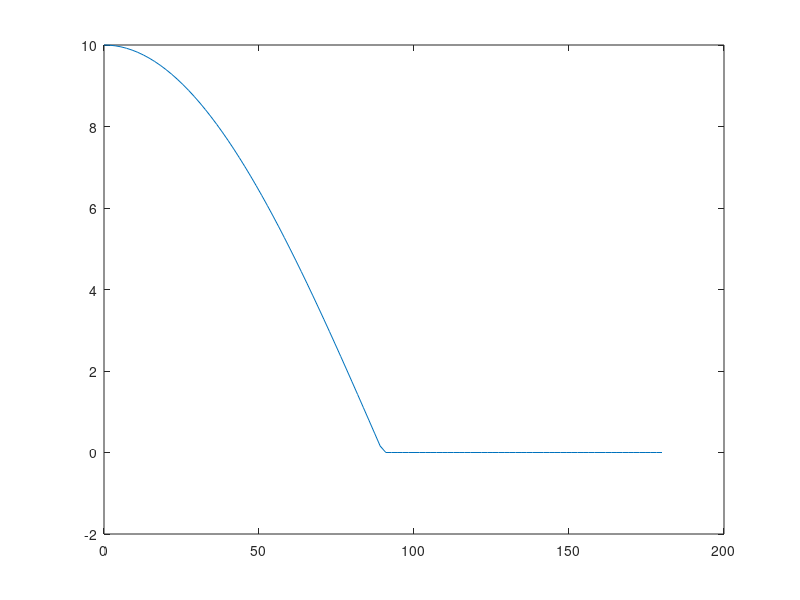

Reproduce this figure in MATLAB.
clear
clc
L1=input('ENTER L1:');
L2=input('ENTER L2:');
A=linspace(0,180);
B=asind((L2*sind(A))/L1);
d=(L1*cosd(B)+L2*cosd(A));
plot(A,d)